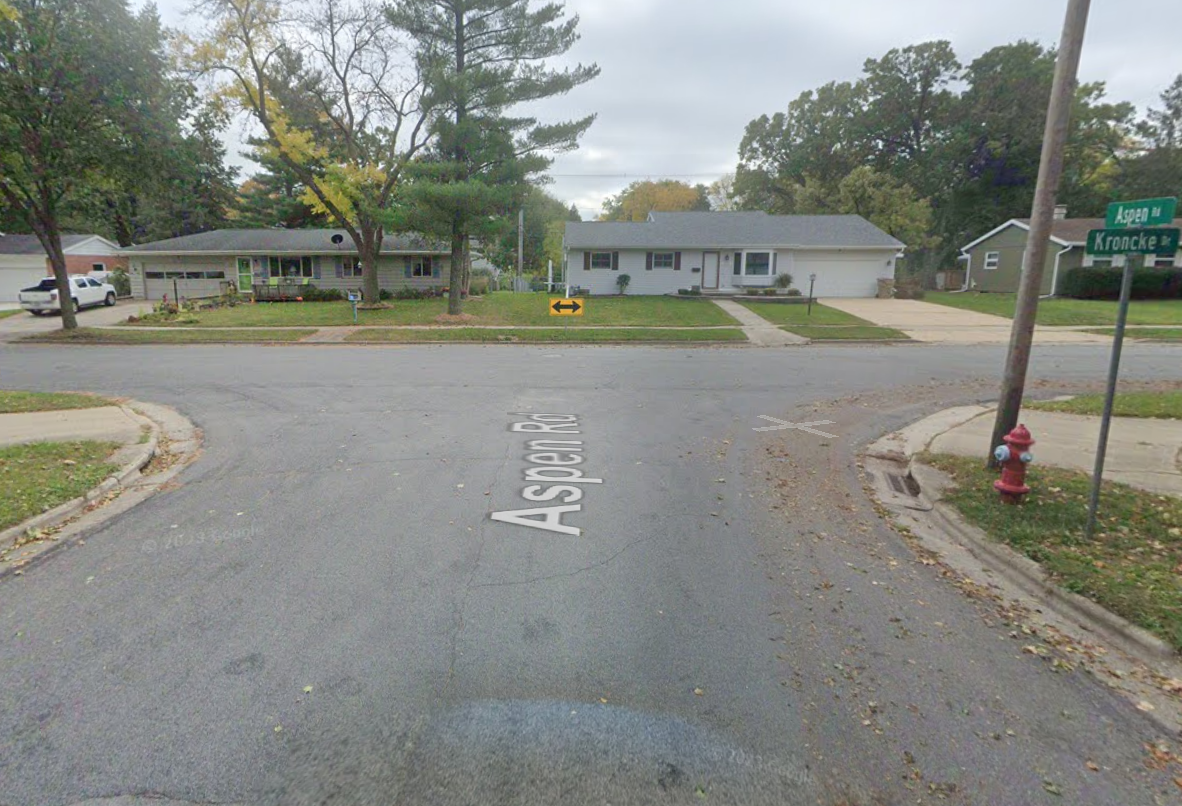
#> input picture images/intersection1.png, 1182 x 806 px, given in place of espringsr_reencode.avi, which was not available
$ python intersection_filter_video.py
#> lines starting #> are read from the running program, lines starting #| are printed output that depends on the picture; after the words box and inside, x2 and y2 are one past the last pixel; in counts of white or black regions, pixels touching at a corner belong together; pictures that were not available may be replaced by others from this repository, and a replacement may not be noted
#> in process_video, frame is the input picture: shape (806, 1182, 3); mean B, G, R 129.5, 135.8, 132.9
import cv2
import numpy as np
import math
import matplotlib.pyplot as plt
from sklearn.linear_model import LinearRegression
from sklearn.metrics import mean_squared_error, r2_score


def detect_intersection_frame(img):
    # filtering
    hsv = cv2.cvtColor(img, cv2.COLOR_BGR2HSV)
#> hsv: shape (806, 1182, 3); mean H, S, V 67.5, 29.6, 139.5
    lower_bound = np.array([0, 0, 50])  # H=0, S=0, V=50
    upper_bound = np.array([180, 50, 150])
    mask = cv2.inRange(hsv, lower_bound, upper_bound)
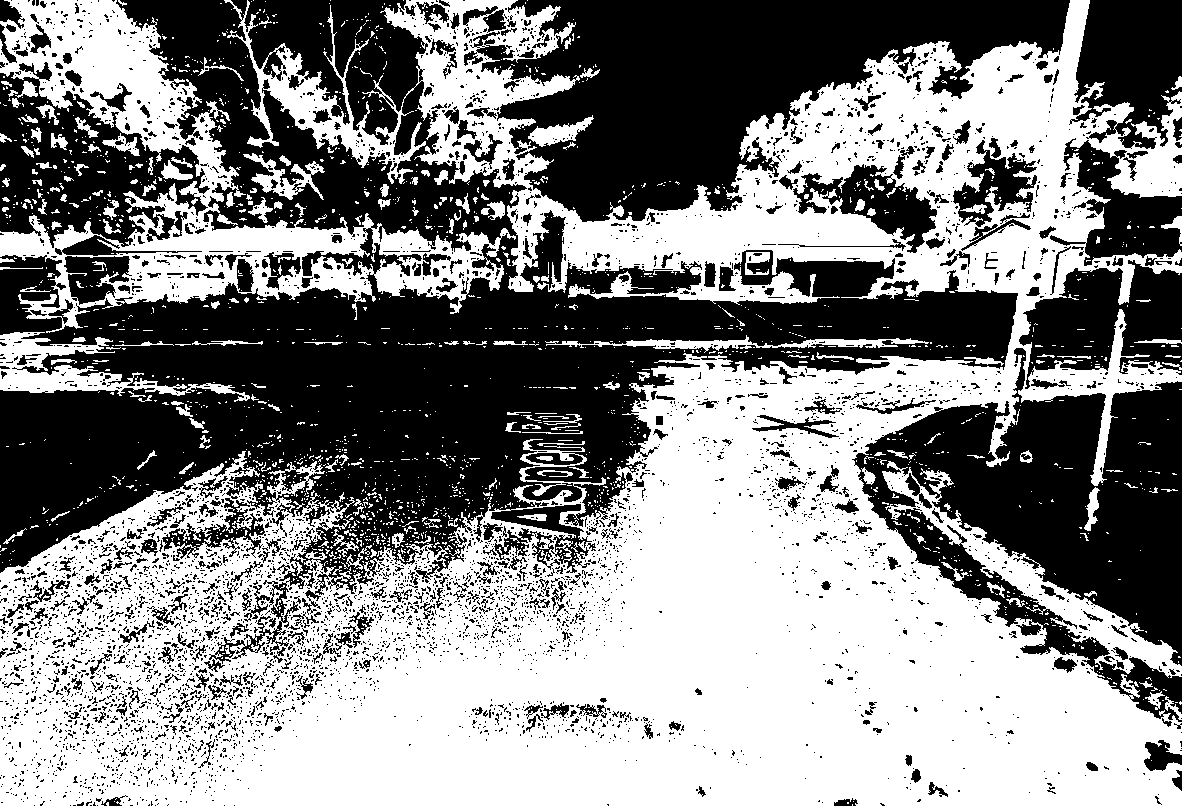
#> mask: shape (806, 1182); 52.4% white; 5072 black regions (4598 under 20 px), largest, box (x1, y1, x2, y2) and area: (0, 0, 1018, 664) 217999, (464, 0, 1070, 222) 67470, (852, 348, 1182, 722) 56670
    masked_img = cv2.bitwise_and(img, img, mask=mask)
    masked_img = cv2.GaussianBlur(masked_img, (15, 15), 0)
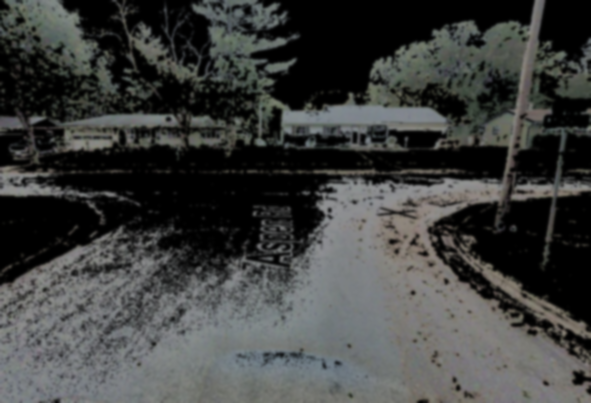
#> masked_img: shape (806, 1182, 3) (shown at 1/2 size); mean B, G, R 62.6, 64, 62.6

    # edge detection
    edges = cv2.Canny(masked_img, 50, 150, apertureSize=3)
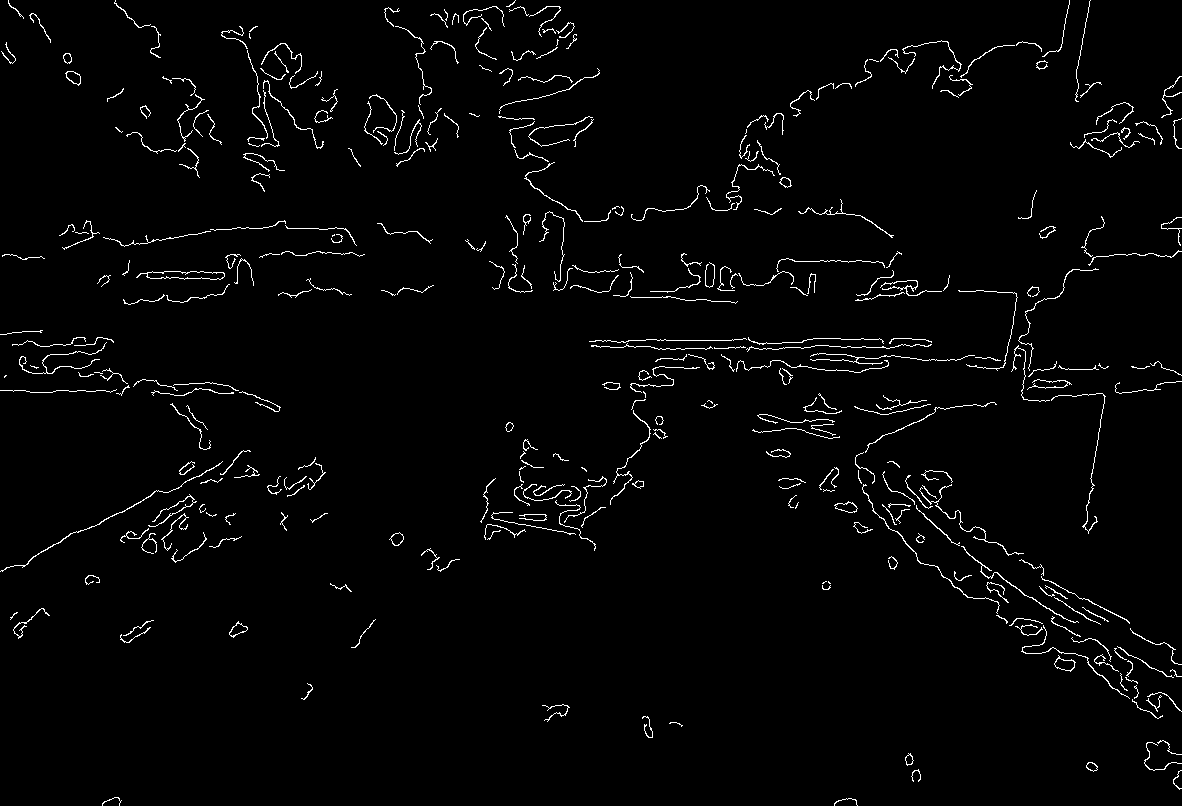
#> edges: shape (806, 1182); 2.2% white in thin lines or dots

    # line detection
    lines = cv2.HoughLinesP(edges, 1, np.pi / 180, threshold=50, minLineLength=50, maxLineGap=10)
#> lines = 25 rows, first 6: [69, 391, 124, 389], [136, 277, 220, 279], [935, 408, 995, 403], [967, 553, 1040, 604], [83, 530, 161, 491], [658, 349, 735, 348]
    # no lines found
    if lines is None:
        return img

    y1_arr, y2_arr = [], []
    vals = 0
    max_x = -math.inf
    min_x = math.inf

    for (x1, y1, x2, y2) in np.squeeze(lines):
        # basically horizontal
        if abs(math.atan2((y2 - y1), (x2 - x1))) < 0.1:
            y1_arr.append(y1)
            y2_arr.append(y2)
            vals += 1
            max_x = max(max_x, x1, x2)
            min_x = min(min_x, x1, x2)
#> this loop made 25 passes
#> (x1, y1, x2, y2, max_x) on passes 1, 2, 3, 6, 7, 9, 10, 11: (69, 391, 124, 389, 124), (136, 277, 220, 279, 220), (935, 408, 995, 403, 995), (658, 349, 735, 348, 995), (160, 385, 216, 383, 995), (682, 340, 733, 340, 995), (287, 228, 345, 228, 995), (841, 347, 894, 347, 995)
#> after the loop, vals = 11; y1_arr = [391, 277, 408, 349, 385, 340, 228, 347, 367, 365, 339]; y2_arr = [389, 279, 403, 348, 383, 340, 228, 347, 367, 372, 339]

    # not enough lines
    if vals < 4:
        return img

    y1_arr = np.sort(y1_arr)
#> y1_arr = [228, 277, 339, 340, 347, 349, 365, 367, 385, 391, 408]
    y2_arr = np.sort(y2_arr)
#> y2_arr = [228, 279, 339, 340, 347, 348, 367, 372, 383, 389, 403]

    # middle 50%
    y1_middle = y1_arr[vals//4:3*vals//4]
#> y1_middle = [339, 340, 347, 349, 365, 367]
    y2_middle = y2_arr[vals//4:3*vals//4]
#> y2_middle = [339, 340, 347, 348, 367, 372]

    avg_y1 = sum(y1_middle) // len(y1_middle)
#> avg_y1 = 351
    avg_y2 = sum(y2_middle) // len(y2_middle)
#> avg_y2 = 352

    # draw the estimated intersection line
    cv2.line(img, (min_x, avg_y1), (max_x, avg_y2), (255, 0, 0), 3)
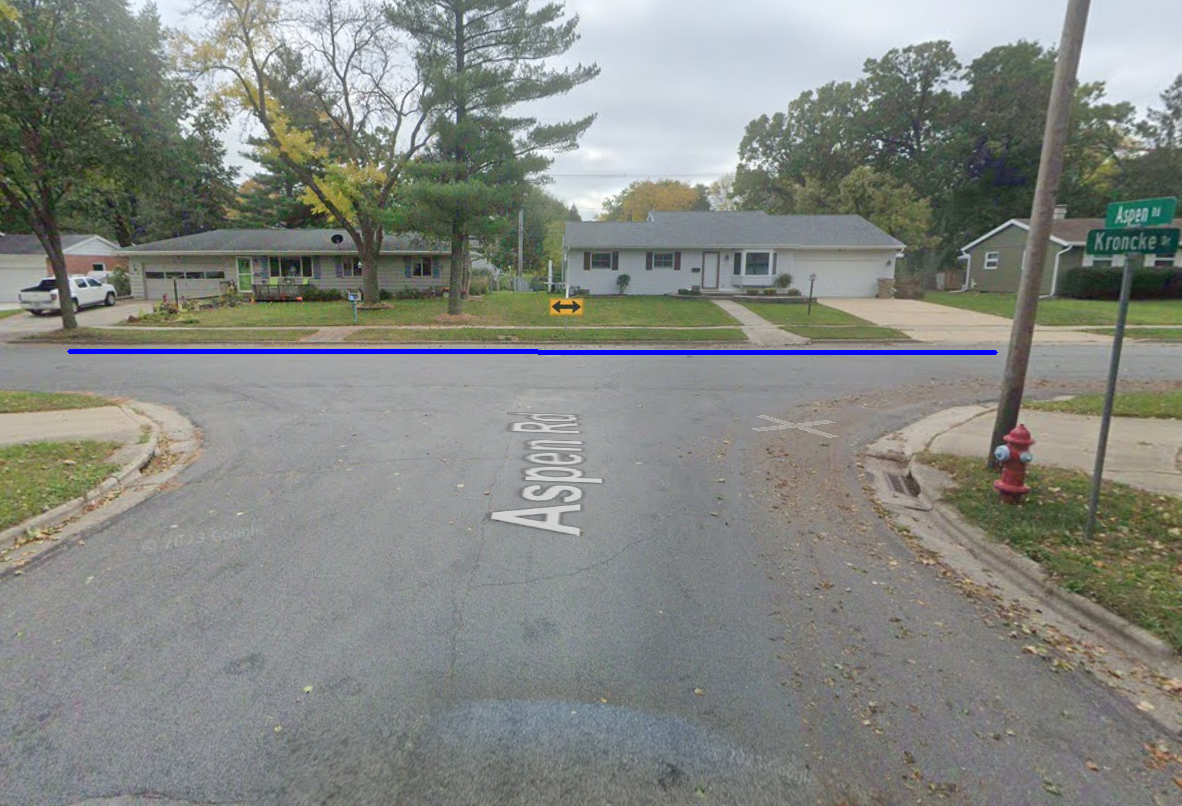
#> img: shape (806, 1182, 3); 0.49% of pixels changed, all inside (x1, y1, x2, y2) = (67, 349, 998, 355)

    return img

# for video testing

def process_video(video_path, output_path=None):
    cap = cv2.VideoCapture(video_path)
    if not cap.isOpened():
        print("Error: Could not open video.")
        return

    width = int(cap.get(cv2.CAP_PROP_FRAME_WIDTH))
    height = int(cap.get(cv2.CAP_PROP_FRAME_HEIGHT))
    fps = cap.get(cv2.CAP_PROP_FPS)

    # Initialize video writer if output path is provided
    if output_path:
        fourcc = cv2.VideoWriter_fourcc(*'mp4v')
        out = cv2.VideoWriter(output_path, fourcc, fps, (width, height))
    else:
        out = None

    while True:
        ret, frame = cap.read()
        if not ret:
            break

        processed_frame = detect_intersection_frame(frame)

        if out:
            out.write(processed_frame)
        else:
            cv2.imshow('Intersection Detection', processed_frame)
            if cv2.waitKey(1) & 0xFF == ord('q'):
                break

    cap.release()
    if out:
        out.release()
    cv2.destroyAllWindows()


if __name__ == '__main__':
    process_video('../videos/espringsr_reencode.avi', output_path='intersection_detected.mp4')

$ run again, on images/intersection2.png
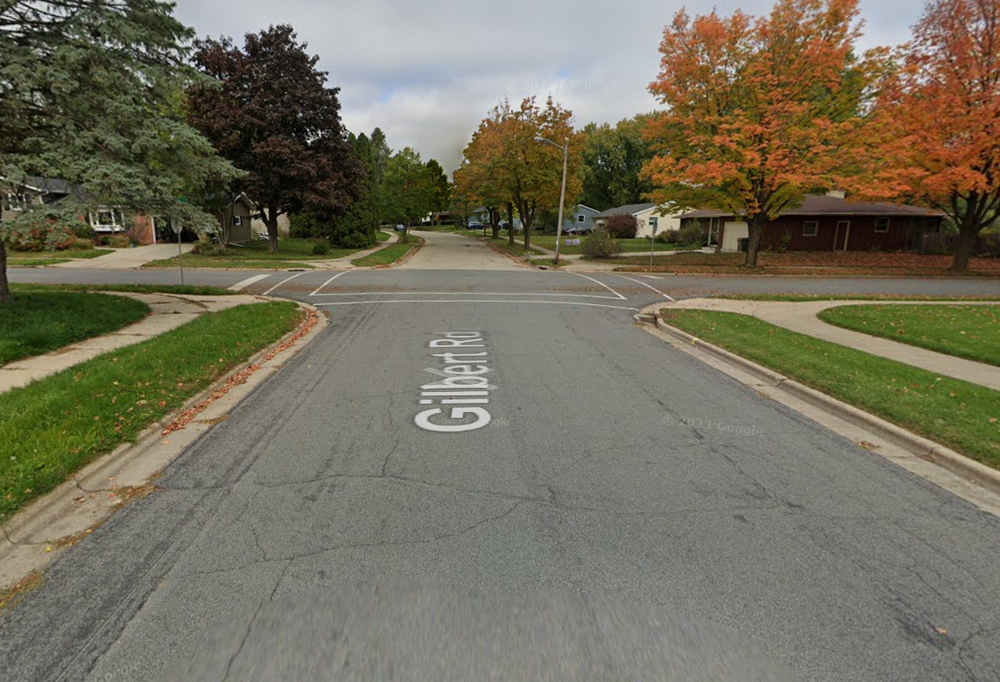
#> input picture images/intersection2.png, 1000 x 682 px, shrunk from 1197 x 816 before the run, given in place of espringsr_reencode.avi, which was not available
#> in process_video, frame is the input picture: shape (682, 1000, 3); mean B, G, R 92.2, 110.6, 114.7
#> hsv: shape (682, 1000, 3); mean H, S, V 34.8, 70.2, 117.8
#> in detect_intersection_frame, `mask = cv2.inRange(hsv, lower_bound, upper_bound)`:
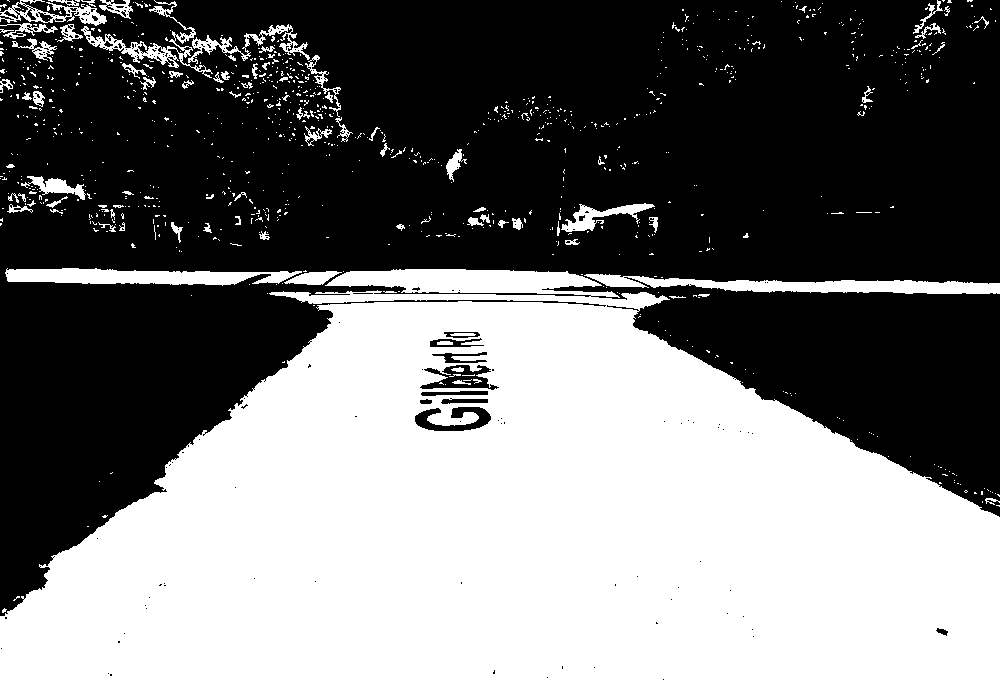
#> mask: shape (682, 1000); 44.9% white; 939 white regions (852 under 20 px), largest, box (x1, y1, x2, y2) and area: (0, 269, 1000, 682) 284916, (584, 274, 1000, 294) 4186, (5, 268, 302, 286) 3556
#> edges: shape (682, 1000); 0.64% white in thin lines or dots
#> lines = 22 rows, first 6: [730, 280, 819, 282], [634, 324, 740, 381], [252, 283, 302, 283], [51, 282, 135, 283], [506, 270, 568, 272], [899, 293, 999, 293]
#> the loop in detect_intersection_frame, `for (x1, y1, x2, y2) in np.squeeze(lines):` made 22 passes
#> (x1, y1, x2, y2, max_x, min_x) on passes 1, 3, 4, 5, 6, 7, 8, 9: (730, 280, 819, 282, 819, 730), (252, 283, 302, 283, 819, 252), (51, 282, 135, 283, 819, 51), (506, 270, 568, 272, 819, 51), (899, 293, 999, 293, 999, 51), (298, 292, 403, 292, 999, 51), (735, 291, 817, 291, 999, 51), (946, 281, 997, 282, 999, 51)
#> after the loop in detect_intersection_frame, `for (x1, y1, x2, y2) in np.squeeze(lines):`: vals = 18; y1_arr = [280, 283, 282, 270, 293, 292, 291, 281, 278, 268, 285, 286, 271, 269, 270, 284, 286, 292]; y2_arr = [282, 283, 283, 272, 293, 292, 291, 282, 279, 268, 285, 286, 271, 268, 270, 284, 285, 292]
#> in detect_intersection_frame, `y1_arr = np.sort(y1_arr)`: y1_arr = 18 values from 268 to 293
#> y1_middle = [271, 278, 280, 281, 282, 283, 284, 285, 286]
#> y2_middle = [272, 279, 282, 282, 283, 283, 284, 285, 285]
#> avg_y1 = 281
#> in detect_intersection_frame, `cv2.line(img, (min_x, avg_y1), (max_x, avg_y2), (255, 0, 0), 3)`:
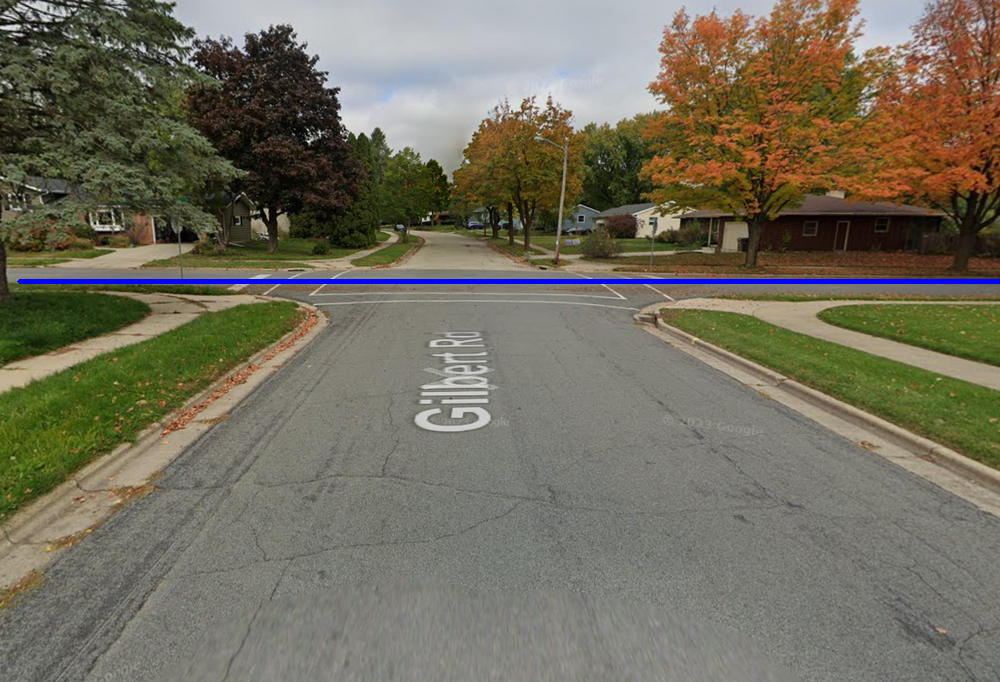
#> img: shape (682, 1000, 3); 0.72% of pixels changed, all inside (x1, y1, x2, y2) = (17, 279, 1000, 284)

$ run again, on images/intersection3.png
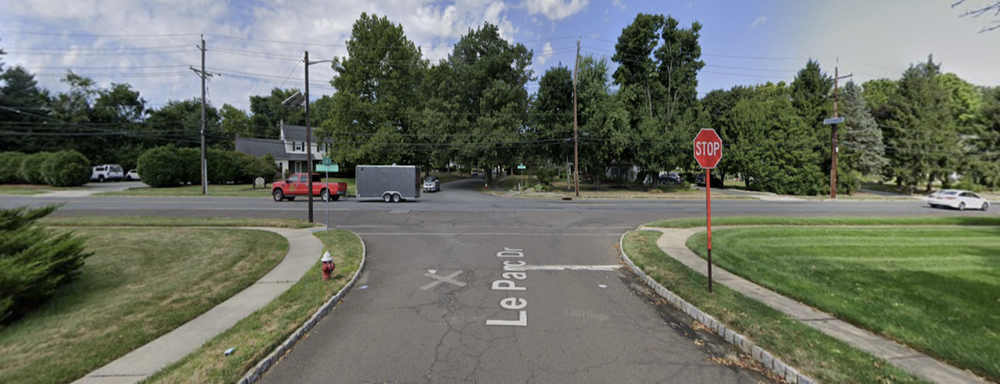
#> input picture images/intersection3.png, 1000 x 384 px, shrunk from 1679 x 644 before the run, given in place of espringsr_reencode.avi, which was not available
#> in process_video, frame is the input picture: shape (384, 1000, 3); mean B, G, R 100.6, 112.4, 107.1
#> hsv: shape (384, 1000, 3); mean H, S, V 55.4, 62.8, 118.2
#> in detect_intersection_frame, `mask = cv2.inRange(hsv, lower_bound, upper_bound)`:
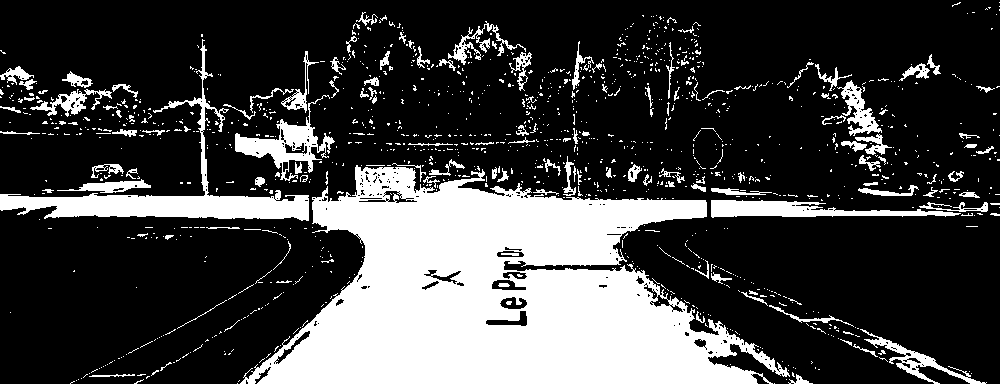
#> mask: shape (384, 1000); 25.4% white; 1249 white regions (1114 under 20 px), largest, box (x1, y1, x2, y2) and area: (240, 165, 790, 384) 68386, (0, 39, 309, 221) 7194, (711, 200, 961, 218) 2369
#> edges: shape (384, 1000); 1.1% white in thin lines or dots, all inside (x1, y1, x2, y2) = (0, 63, 987, 384)
#> lines = 14 rows, first 6: [814, 216, 957, 216], [141, 196, 210, 194], [683, 200, 790, 202], [214, 196, 268, 196], [561, 199, 700, 199], [185, 217, 277, 219]
#> the loop in detect_intersection_frame, `for (x1, y1, x2, y2) in np.squeeze(lines):` made 14 passes
#> (x1, y1, x2, y2, min_x) on passes 1, 2, 3, 4, 5, 6, 8, 11: (814, 216, 957, 216, 814), (141, 196, 210, 194, 141), (683, 200, 790, 202, 141), (214, 196, 268, 196, 141), (561, 199, 700, 199, 141), (185, 217, 277, 219, 141), (528, 264, 616, 264, 141), (97, 216, 151, 215, 97)
#> after the loop in detect_intersection_frame, `for (x1, y1, x2, y2) in np.squeeze(lines):`: vals = 9; y1_arr = [216, 196, 200, 196, 199, 217, 264, 216, 191]; y2_arr = [216, 194, 202, 196, 199, 219, 264, 215, 187]
#> in detect_intersection_frame, `y1_arr = np.sort(y1_arr)`: y1_arr = [191, 196, 196, 199, 200, 216, 216, 217, 264]
#> in detect_intersection_frame, `y2_arr = np.sort(y2_arr)`: y2_arr = [187, 194, 196, 199, 202, 215, 216, 219, 264]
#> y1_middle = [196, 199, 200, 216]
#> y2_middle = [196, 199, 202, 215]
#> avg_y1 = 202
#> avg_y2 = 203
#> in detect_intersection_frame, `cv2.line(img, (min_x, avg_y1), (max_x, avg_y2), (255, 0, 0), 3)`:
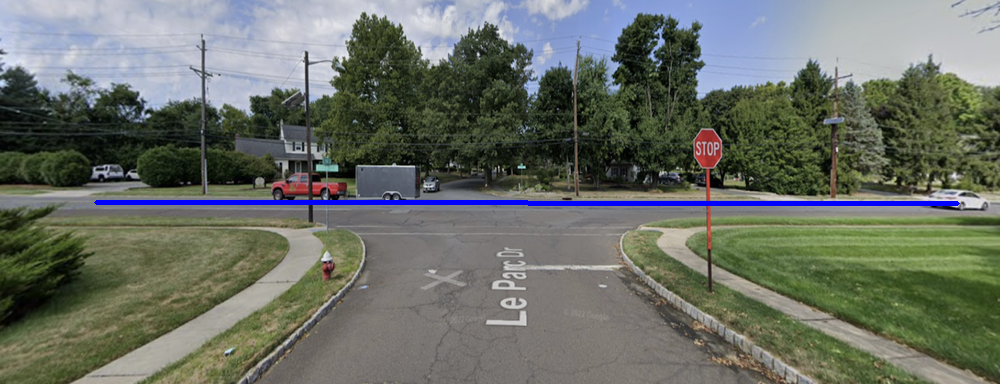
#> img: shape (384, 1000, 3); 1.12% of pixels changed, all inside (x1, y1, x2, y2) = (94, 200, 960, 206)
